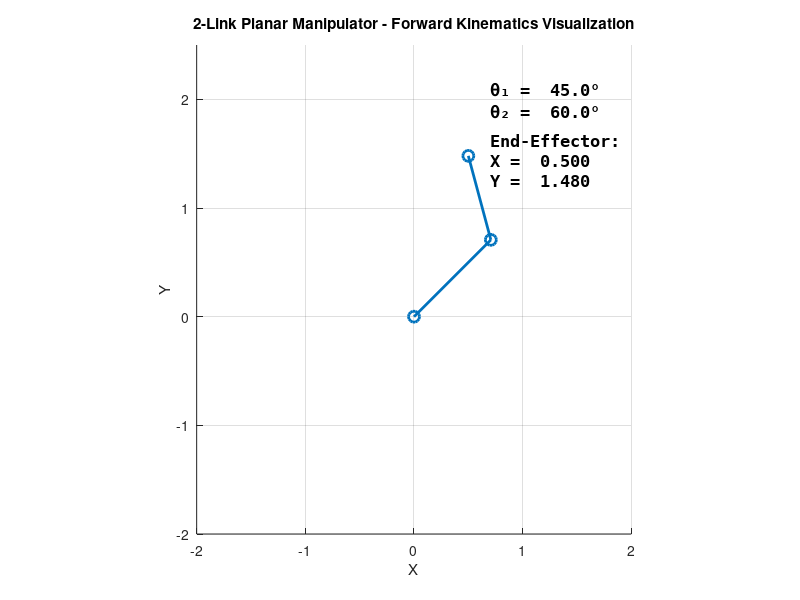

MATLAB code for this plot:
clear; clc; close all;

% --- Link lengths ---
L1 = 1.0;
L2 = 0.8;

% --- Motion setup ---
theta1_vals = linspace(0, pi/4, 100);
theta2_vals = linspace(0, pi/3, 100);

% --- Figure setup ---
figure('Color','w');
hold on; grid on; axis equal;
xlim([-2 2]); ylim([-2 2.5]);
xlabel('X'); ylabel('Y');
title('2-Link Planar Manipulator - Forward Kinematics Visualization');

% --- Initialize graphics objects ---
armLine = plot([0 0 0], [0 0 0], '-o', 'LineWidth', 2, 'MarkerSize', 8);
textInfo = text(-1.8, 1.6, '', 'FontSize', 12, 'FontWeight', 'bold', 'FontName','Consolas');

for k = 1:length(theta1_vals)
    % Current joint angles
    t1 = theta1_vals(k);
    t2 = theta2_vals(k);

    % --- Forward kinematics ---
    x1 = L1*cos(t1);
    y1 = L1*sin(t1);
    x2 = x1 + L2*cos(t1 + t2);
    y2 = y1 + L2*sin(t1 + t2);

    % --- Update arm position ---
    set(armLine, 'XData', [0 x1 x2], 'YData', [0 y1 y2]);

    % --- Update text info ---
    msg = sprintf(['θ₁ = %5.1f°\nθ₂ = %5.1f°\n\n' ...
                   'End-Effector:\nX = %6.3f\nY = %6.3f'], ...
                   rad2deg(t1), rad2deg(t2), x2, y2);
    set(textInfo, 'String', msg, 'Position', [x2+0.2, y2+0.2]);
    drawnow;
    pause(0.05);
end
